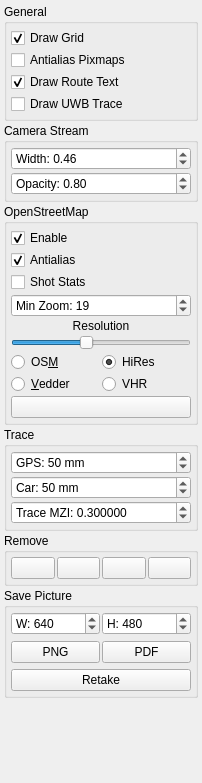
                  <widget class="QWidget" name="scrollAreaWidgetContents_2">
                   <property name="geometry">
                    <rect>
                     <x>0</x>
                     <y>0</y>
                     <width>202</width>
                     <height>783</height>
                    </rect>
                   </property>
                   <layout class="QVBoxLayout" name="verticalLayout_15">
                    <property name="spacing">
                     <number>2</number>
                    </property>
                    <property name="leftMargin">
                     <number>4</number>
                    </property>
                    <property name="topMargin">
                     <number>4</number>
                    </property>
                    <property name="rightMargin">
                     <number>4</number>
                    </property>
                    <property name="bottomMargin">
                     <number>4</number>
                    </property>
                    <item>
                     <widget class="QGroupBox" name="groupBox_16">
                      <property name="title">
                       <string>General</string>
                      </property>
                      <layout class="QVBoxLayout" name="verticalLayout_18">
                       <property name="spacing">
                        <number>2</number>
                       </property>
                       <property name="leftMargin">
                        <number>4</number>
                       </property>
                       <property name="topMargin">
                        <number>4</number>
                       </property>
                       <property name="rightMargin">
                        <number>4</number>
                       </property>
                       <property name="bottomMargin">
                        <number>4</number>
                       </property>
                       <item>
                        <widget class="QCheckBox" name="mapDrawGridBox">
                         <property name="text">
                          <string>Draw Grid</string>
                         </property>
                         <property name="checked">
                          <bool>true</bool>
                         </property>
                        </widget>
                       </item>
                       <item>
                        <widget class="QCheckBox" name="mapAntialiasBox">
                         <property name="toolTip">
                          <string>Antialias imported pixmaps</string>
                         </property>
                         <property name="text">
                          <string>Antialias Pixmaps</string>
                         </property>
                         <property name="checked">
                          <bool>false</bool>
                         </property>
                        </widget>
                       </item>
                       <item>
                        <widget class="QCheckBox" name="mapDrawRouteTextBox">
                         <property name="text">
                          <string>Draw Route Text</string>
                         </property>
                         <property name="checked">
                          <bool>true</bool>
                         </property>
                        </widget>
                       </item>
                       <item>
                        <widget class="QCheckBox" name="mapDrawUwbTraceBox">
                         <property name="text">
                          <string>Draw UWB Trace</string>
                         </property>
                        </widget>
                       </item>
                      </layout>
                     </widget>
                    </item>
                    <item>
                     <widget class="QGroupBox" name="groupBox_19">
                      <property name="title">
                       <string>Camera Stream</string>
                      </property>
                      <layout class="QVBoxLayout" name="verticalLayout_24">
                       <property name="spacing">
                        <number>2</number>
                       </property>
                       <property name="leftMargin">
                        <number>4</number>
                       </property>
                       <property name="topMargin">
                        <number>4</number>
                       </property>
                       <property name="rightMargin">
                        <number>4</number>
                       </property>
                       <property name="bottomMargin">
                        <number>4</number>
                       </property>
                       <item>
                        <widget class="QDoubleSpinBox" name="mapCameraWidthBox">
                         <property name="prefix">
                          <string>Width: </string>
                         </property>
                         <property name="maximum">
                          <double>1.000000000000000</double>
                         </property>
                         <property name="singleStep">
                          <double>0.020000000000000</double>
                         </property>
                         <property name="value">
                          <double>0.460000000000000</double>
                         </property>
                        </widget>
                       </item>
                       <item>
                        <widget class="QDoubleSpinBox" name="mapCameraOpacityBox">
                         <property name="prefix">
                          <string>Opacity: </string>
                         </property>
                         <property name="maximum">
                          <double>1.000000000000000</double>
                         </property>
                         <property name="singleStep">
                          <double>0.020000000000000</double>
                         </property>
                         <property name="value">
                          <double>0.800000000000000</double>
                         </property>
                        </widget>
                       </item>
                      </layout>
                     </widget>
                    </item>
                    <item>
                     <widget class="QGroupBox" name="groupBox_12">
                      <property name="title">
                       <string>OpenStreetMap</string>
                      </property>
                      <property name="flat">
                       <bool>false</bool>
                      </property>
                      <property name="checkable">
                       <bool>false</bool>
                      </property>
                      <layout class="QGridLayout" name="gridLayout_10">
                       <property name="leftMargin">
                        <number>4</number>
                       </property>
                       <property name="topMargin">
                        <number>4</number>
                       </property>
                       <property name="rightMargin">
                        <number>4</number>
                       </property>
                       <property name="bottomMargin">
                        <number>4</number>
                       </property>
                       <property name="spacing">
                        <number>2</number>
                       </property>
                       <item row="8" column="0" colspan="2">
                        <widget class="QPushButton" name="mapOsmClearCacheButton">
                         <property name="toolTip">
                          <string>Clear cached tiles</string>
                         </property>
                         <property name="text">
                          <string/>
                         </property>
                         <property name="icon">
                          <iconset resource="resources.qrc">
                           <normaloff>:/models/Icons/Delete2-96.png</normaloff>:/models/Icons/Delete2-96.png</iconset>
                         </property>
                        </widget>
                       </item>
                       <item row="7" column="0">
                        <widget class="QRadioButton" name="mapOsmServerVedderButton">
                         <property name="text">
                          <string>&amp;Vedder</string>
                         </property>
                         <property name="checked">
                          <bool>false</bool>
                         </property>
                        </widget>
                       </item>
                       <item row="6" column="1">
                        <widget class="QRadioButton" name="mapOsmServerHiResButton">
                         <property name="text">
                          <string>HiRes</string>
                         </property>
                         <property name="checked">
                          <bool>true</bool>
                         </property>
                        </widget>
                       </item>
                       <item row="6" column="0">
                        <widget class="QRadioButton" name="mapOsmServerOsmButton">
                         <property name="text">
                          <string>OS&amp;M</string>
                         </property>
                        </widget>
                       </item>
                       <item row="7" column="1">
                        <widget class="QRadioButton" name="mapOsmServerVedderHdButton">
                         <property name="toolTip">
                          <string>Vedder high resolution tiles</string>
                         </property>
                         <property name="text">
                          <string>VHR</string>
                         </property>
                         <property name="checked">
                          <bool>false</bool>
                         </property>
                        </widget>
                       </item>
                       <item row="5" column="0" colspan="2">
                        <widget class="QSlider" name="mapOsmResSlider">
                         <property name="minimum">
                          <number>30</number>
                         </property>
                         <property name="maximum">
                          <number>200</number>
                         </property>
                         <property name="value">
                          <number>100</number>
                         </property>
                         <property name="orientation">
                          <enum>Qt::Horizontal</enum>
                         </property>
                        </widget>
                       </item>
                       <item row="4" column="0" colspan="2">
                        <widget class="QLabel" name="label_3">
                         <property name="text">
                          <string>Resolution</string>
                         </property>
                         <property name="alignment">
                          <set>Qt::AlignCenter</set>
                         </property>
                        </widget>
                       </item>
                       <item row="3" column="0" colspan="2">
                        <widget class="QSpinBox" name="mapOsmMaxZoomBox">
                         <property name="toolTip">
                          <string>Max OSM zoom level</string>
                         </property>
                         <property name="prefix">
                          <string>Min Zoom: </string>
                         </property>
                         <property name="maximum">
                          <number>22</number>
                         </property>
                         <property name="value">
                          <number>19</number>
                         </property>
                        </widget>
                       </item>
                       <item row="0" column="0" colspan="2">
                        <widget class="QCheckBox" name="mapOpenStreetMapBox">
                         <property name="text">
                          <string>Enable</string>
                         </property>
                         <property name="checked">
                          <bool>true</bool>
                         </property>
                        </widget>
                       </item>
                       <item row="1" column="0" colspan="2">
                        <widget class="QCheckBox" name="mapAntialiasOsmBox">
                         <property name="toolTip">
                          <string>Antialias tiles</string>
                         </property>
                         <property name="text">
                          <string>Antialias</string>
                         </property>
                         <property name="checked">
                          <bool>true</bool>
                         </property>
                        </widget>
                       </item>
                       <item row="2" column="0" colspan="2">
                        <widget class="QCheckBox" name="mapOsmStatsBox">
                         <property name="text">
                          <string>Shot Stats</string>
                         </property>
                        </widget>
                       </item>
                      </layout>
                     </widget>
                    </item>
                    <item>
                     <widget class="QGroupBox" name="groupBox_15">
                      <property name="title">
                       <string>Trace</string>
                      </property>
                      <layout class="QVBoxLayout" name="verticalLayout_16">
                       <property name="spacing">
                        <number>2</number>
                       </property>
                       <property name="leftMargin">
                        <number>4</number>
                       </property>
                       <property name="topMargin">
                        <number>4</number>
                       </property>
                       <property name="rightMargin">
                        <number>4</number>
                       </property>
                       <property name="bottomMargin">
                        <number>4</number>
                       </property>
                       <item>
                        <widget class="QDoubleSpinBox" name="mapTraceMinSpaceGpsBox">
                         <property name="toolTip">
                          <string>GPS Trace: Minimum distance from previous point for adding new point.</string>
                         </property>
                         <property name="prefix">
                          <string>GPS: </string>
                         </property>
                         <property name="suffix">
                          <string> mm</string>
                         </property>
                         <property name="decimals">
                          <number>0</number>
                         </property>
                         <property name="maximum">
                          <double>9999.000000000000000</double>
                         </property>
                         <property name="value">
                          <double>50.000000000000000</double>
                         </property>
                        </widget>
                       </item>
                       <item>
                        <widget class="QDoubleSpinBox" name="mapTraceMinSpaceCarBox">
                         <property name="toolTip">
                          <string>Car Trace: Minimum distance from previous point for adding new point.</string>
                         </property>
                         <property name="prefix">
                          <string>Car: </string>
                         </property>
                         <property name="suffix">
                          <string> mm</string>
                         </property>
                         <property name="decimals">
                          <number>0</number>
                         </property>
                         <property name="maximum">
                          <double>9999.000000000000000</double>
                         </property>
                         <property name="value">
                          <double>50.000000000000000</double>
                         </property>
                        </widget>
                       </item>
                       <item>
                        <widget class="QDoubleSpinBox" name="traceInfoMinZoomBox">
                         <property name="toolTip">
                          <string>&lt;html&gt;&lt;head/&gt;&lt;body&gt;&lt;p&gt;Info Trace: Minimum zoom for showing text next to info points.&lt;/p&gt;&lt;/body&gt;&lt;/html&gt;</string>
                         </property>
                         <property name="prefix">
                          <string>Trace MZI: </string>
                         </property>
                         <property name="decimals">
                          <number>6</number>
                         </property>
                         <property name="maximum">
                          <double>100.000000000000000</double>
                         </property>
                         <property name="singleStep">
                          <double>0.010000000000000</double>
                         </property>
                         <property name="value">
                          <double>0.300000000000000</double>
                         </property>
                        </widget>
                       </item>
                      </layout>
                     </widget>
                    </item>
                    <item>
                     <widget class="QGroupBox" name="groupBox_13">
                      <property name="title">
                       <string>Remove</string>
                      </property>
                      <layout class="QHBoxLayout" name="horizontalLayout_10">
                       <property name="spacing">
                        <number>2</number>
                       </property>
                       <property name="leftMargin">
                        <number>4</number>
                       </property>
                       <property name="topMargin">
                        <number>4</number>
                       </property>
                       <property name="rightMargin">
                        <number>4</number>
                       </property>
                       <property name="bottomMargin">
                        <number>4</number>
                       </property>
                       <item>
                        <widget class="QPushButton" name="mapRemoveTraceButton">
                         <property name="toolTip">
                          <string>Car trace</string>
                         </property>
                         <property name="text">
                          <string/>
                         </property>
                         <property name="icon">
                          <iconset resource="resources.qrc">
                           <normaloff>:/models/Icons/Polyline-96.png</normaloff>:/models/Icons/Polyline-96.png</iconset>
                         </property>
                        </widget>
                       </item>
                       <item>
                        <widget class="QPushButton" name="mapRemoveRouteAllButton">
                         <property name="toolTip">
                          <string>All routes</string>
                         </property>
                         <property name="text">
                          <string/>
                         </property>
                         <property name="icon">
                          <iconset resource="resources.qrc">
                           <normaloff>:/models/Icons/Polygon-96.png</normaloff>:/models/Icons/Polygon-96.png</iconset>
                         </property>
                        </widget>
                       </item>
                       <item>
                        <widget class="QPushButton" name="mapRemoveInfoAllButton">
                         <property name="toolTip">
                          <string>All info traces</string>
                         </property>
                         <property name="text">
                          <string/>
                         </property>
                         <property name="icon">
                          <iconset resource="resources.qrc">
                           <normaloff>:/models/Icons/Point Objects-96.png</normaloff>:/models/Icons/Point Objects-96.png</iconset>
                         </property>
                        </widget>
                       </item>
                       <item>
                        <widget class="QPushButton" name="MapRemovePixmapsButton">
                         <property name="toolTip">
                          <string>Imported pixmaps</string>
                         </property>
                         <property name="text">
                          <string/>
                         </property>
                         <property name="icon">
                          <iconset resource="resources.qrc">
                           <normaloff>:/models/Icons/Google Images-96.png</normaloff>:/models/Icons/Google Images-96.png</iconset>
                         </property>
                        </widget>
                       </item>
                      </layout>
                     </widget>
                    </item>
                    <item>
                     <widget class="QGroupBox" name="groupBox_5">
                      <property name="title">
                       <string>Save Picture</string>
                      </property>
                      <layout class="QGridLayout" name="gridLayout_11">
                       <property name="leftMargin">
                        <number>4</number>
                       </property>
                       <property name="topMargin">
                        <number>4</number>
                       </property>
                       <property name="rightMargin">
                        <number>4</number>
                       </property>
                       <property name="bottomMargin">
                        <number>4</number>
                       </property>
                       <property name="horizontalSpacing">
                        <number>2</number>
                       </property>
                       <item row="1" column="1">
                        <widget class="QPushButton" name="mapSaveAsPdfButton">
                         <property name="text">
                          <string>PDF</string>
                         </property>
                        </widget>
                       </item>
                       <item row="0" column="0">
                        <widget class="QSpinBox" name="mapSaveWBox">
                         <property name="prefix">
                          <string>W: </string>
                         </property>
                         <property name="maximum">
                          <number>10000</number>
                         </property>
                         <property name="value">
                          <number>640</number>
                         </property>
                        </widget>
                       </item>
                       <item row="0" column="1">
                        <widget class="QSpinBox" name="mapSaveHBox">
                         <property name="prefix">
                          <string>H: </string>
                         </property>
                         <property name="maximum">
                          <number>10000</number>
                         </property>
                         <property name="value">
                          <number>480</number>
                         </property>
                        </widget>
                       </item>
                       <item row="1" column="0">
                        <widget class="QPushButton" name="mapSaveAsPngButton">
                         <property name="text">
                          <string>PNG</string>
                         </property>
                        </widget>
                       </item>
                       <item row="2" column="0" colspan="2">
                        <widget class="QPushButton" name="mapSaveRetakeButton">
                         <property name="toolTip">
                          <string>Retake last image</string>
                         </property>
                         <property name="text">
                          <string>Retake</string>
                         </property>
                         <property name="icon">
                          <iconset resource="resources.qrc">
                           <normaloff>:/models/Icons/Available Updates-96.png</normaloff>:/models/Icons/Available Updates-96.png</iconset>
                         </property>
                        </widget>
                       </item>
                      </layout>
                     </widget>
                    </item>
                    <item>
                     <spacer name="verticalSpacer_3">
                      <property name="orientation">
                       <enum>Qt::Vertical</enum>
                      </property>
                      <property name="sizeHint" stdset="0">
                       <size>
                        <width>20</width>
                        <height>95</height>
                       </size>
                      </property>
                     </spacer>
                    </item>
                   </layout>
                  </widget>
